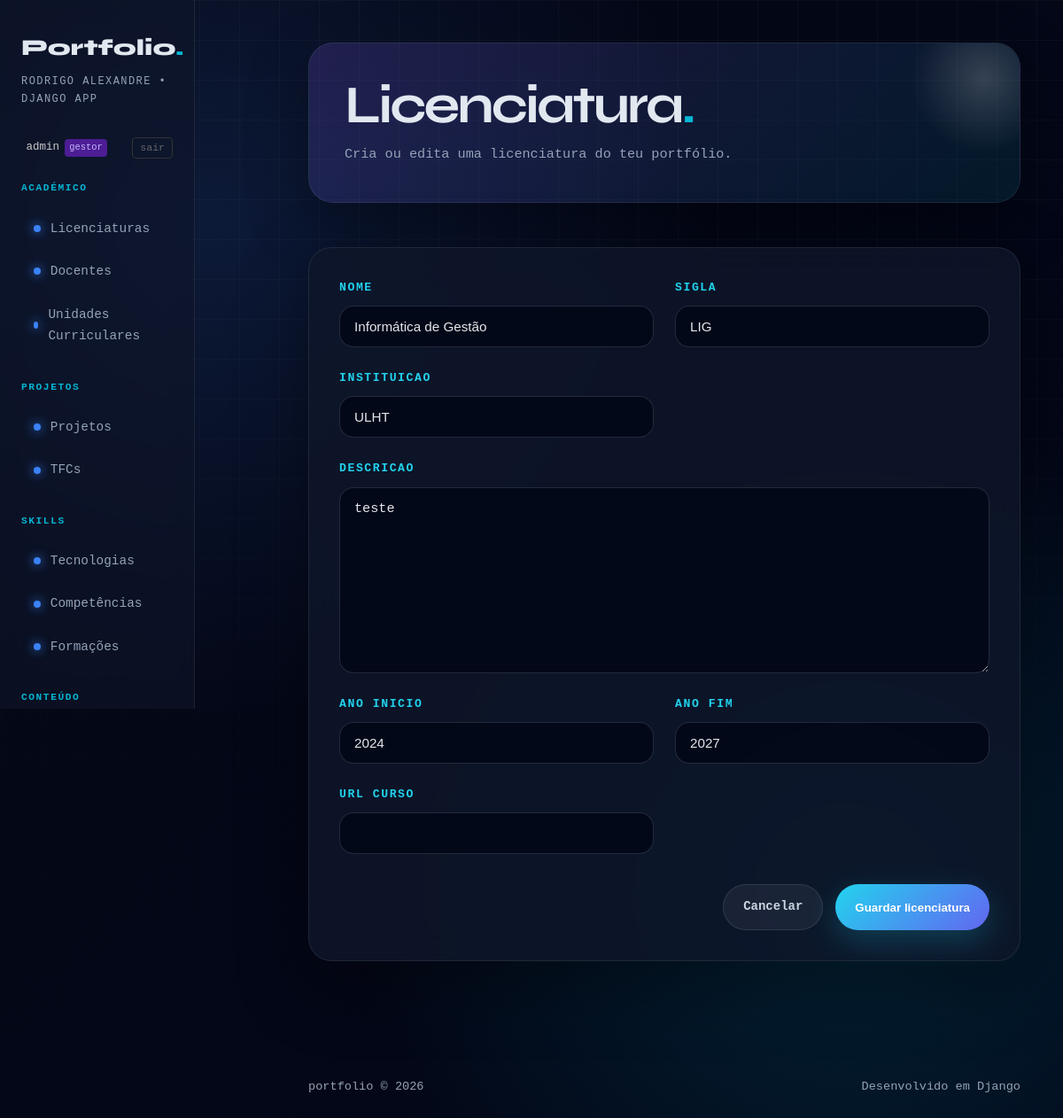
The page /portfolio/licenciaturas/3/edit/ (signed in) on the database its author committed.
### portfolio/models.py (models this page shows, shortened)
class Licenciatura(models.Model):
    nome = models.CharField(max_length=200)
    sigla = models.CharField(max_length=20)
    instituicao = models.CharField(max_length=200)
    descricao = models.TextField(blank=True)
    ano_inicio = models.IntegerField()
    ano_fim = models.IntegerField(null=True, blank=True)
    url_curso = models.URLField(blank=True)
    class Meta:
        verbose_name_plural = "Licenciaturas"

### portfolio/views.py (the view)
# urls.py: path('licenciaturas/<int:pk>/edit/', views.licenciatura_update, name='licenciatura_update'),
@login_required
def licenciatura_update(request, pk):
    lic = get_object_or_404(Licenciatura, pk=pk)
    if request.method == 'POST':
        form = LicenciaturaForm(request.POST, request.FILES, instance=lic)
        if form.is_valid():
            form.save()
            return redirect('licenciaturas')
    else:
        form = LicenciaturaForm(instance=lic)
    return render(request, 'portfolio/licenciatura_form.html', {'form': form})

### portfolio/forms.py
class LicenciaturaForm(forms.ModelForm):
    class Meta:
        model = Licenciatura
        fields = '__all__'

### accounts/templatetags/auth_extras.py (called while the page is built)
@register.filter
def in_group(user, group_name):
    if not user.is_authenticated:
        return False
    return user.groups.filter(name=group_name).exists()

### portfolio/templates/portfolio/licenciatura_form.html (shortened to what this page needs)
{% extends "portfolio/base.html" %}
{% block content %}
<div class="page-header">
    <div>
        <h2>Licenciatura<span>.</span></h2>
        <p>Cria ou edita uma licenciatura do teu portfólio.</p>
    </div>
</div>
<section class="form-wrapper">
    <form method="POST" enctype="multipart/form-data" class="project-form">
        <div class="form-grid">
            {% for field in form %}
                <div class="form-group {% if field.field.widget.input_type == 'textarea' %}full{% endif %} {% if field.name == 'descricao' %}full{% endif %}">
                    <label for="{{ field.id_for_label }}">
                        {{ field.label }}
                    </label>
                    {{ field }}
                </div>
            {% endfor %}
        </div>
        <div class="form-actions">
            <a href="{% url 'licenciaturas' %}" class="btn-secondary">Cancelar</a>
            <button type="submit" class="btn-primary">Guardar licenciatura</button>
        </div>
    </form>
</section>
{% endblock %}

### portfolio/templates/portfolio/base.html (shortened to what this page needs)
{% load static %}
{% load auth_extras %}
<!DOCTYPE html>
<html lang="pt">
<head>
    <link rel="stylesheet" href="{% static 'portfolio/styles.css' %}">
</head>
<body>
<aside class="sidebar">
    <a href="{% url 'licenciaturas' %}" class="sidebar-logo">
        Portfolio<span>.</span>
    </a>
    <p class="sidebar-sub">Rodrigo Alexandre • Django App</p>
    {% if user.is_authenticated %}
    <div class="sidebar-user-inline">
        <span class="sidebar-username">{{ user.username }}</span>
        {% if user|in_group:"gestor-portfolio" %}<span class="auth-badge">gestor</span>{% endif %}
        <a href="{% url 'logout' %}" class="sidebar-logout">sair</a>
    </div>
    {% else %}
    <a href="{% url 'login' %}" class="sidebar-login-btn">Entrar</a>
    {% endif %}
    <p class="nav-section">Académico</p>
    <nav>
        <a href="{% url 'licenciaturas' %}"><span class="dot"></span>Licenciaturas</a>
        <a href="{% url 'docentes' %}"><span class="dot"></span>Docentes</a>
        <a href="{% url 'ucs' %}"><span class="dot"></span>Unidades Curriculares</a>
    </nav>
    <p class="nav-section">Projetos</p>
    <nav>
        <a href="{% url 'projetos' %}"><span class="dot"></span>Projetos</a>
        <a href="{% url 'tfcs' %}"><span class="dot"></span>TFCs</a>
    </nav>
    <p class="nav-section">Skills</p>
    <nav>
        <a href="{% url 'tecnologias' %}"><span class="dot"></span>Tecnologias</a>
        <a href="{% url 'competencias' %}"><span class="dot"></span>Competências</a>
        <a href="{% url 'formacoes' %}"><span class="dot"></span>Formações</a>
    </nav>
    <p class="nav-section">Conteúdo</p>
</aside>
<main class="main">
    {% block content %}
    {% endblock %}
</main>
<footer>
    <span>portfolio &copy; 2026</span>
    <span>Desenvolvido em Django</span>
</footer>
</body>
</html>

### portfolio/static/portfolio/styles.css (style rules this page uses)
* { margin: 0; padding: 0; box-sizing: border-box; }
:root { --bg: #050816; --surface: rgba(15, 23, 42, 0.7); --border: rgba(255, 255, 255, 0.08); --accent: #3b82f6; --accent2: #06b6d4; --text: #e2e8f0; --muted: #94a3b8; --card: rgba(255, 255, 255, 0.05); }
html { scroll-behavior: smooth; }
body { background: radial-gradient(circle at 20% 20%, rgba(59,130,246,0.15), transparent 40%), radial-gradient(circle at 80% 80%, rgba(6,182,212,0.15), transparent 40%), linear-gradient(135deg, #050816, #020617); color: var(--text); font-family: 'DM Mono', monospace; font-size: 14px; line-height: 1.7; min-height: 100vh; }
body::before { content: ""; position: fixed; inset: 0; background-image: linear-gradient(rgba(255,255,255,0.03) 1px, transparent 1px), linear-gradient(90deg, rgba(255,255,255,0.03) 1px, transparent 1px); background-size: 45px 45px; pointer-events: none; mask-image: linear-gradient(to bottom, black, transparent); }
.sidebar { position: fixed; left: 0; top: 0; width: 220px; height: 100vh; overflow-y: scroll; background: rgba(15, 23, 42, 0.6); backdrop-filter: blur(12px); border-right: 1px solid var(--border); padding: 2rem 1.5rem; }
.sidebar-logo { display: inline-block; font-family: 'Syne', sans-serif; font-weight: 800; font-size: 1.6rem; color: var(--text); text-decoration: none; margin-bottom: 0.4rem; }
.sidebar-logo span { color: var(--accent2); }
.sidebar-sub { color: var(--muted); font-size: 0.75rem; margin-bottom: 2rem; letter-spacing: 0.12em; text-transform: uppercase; }
.nav-section { color: var(--accent2); font-size: 0.7rem; font-weight: 700; text-transform: uppercase; letter-spacing: 0.14em; margin: 1.5rem 0 0.7rem; }
nav a { display: flex; align-items: center; gap: 0.7rem; padding: 0.75rem 0.85rem; border-radius: 14px; color: var(--muted); text-decoration: none; font-size: 0.9rem; transition: 0.25s ease; }
nav a .dot { width: 8px; height: 8px; border-radius: 50%; background: var(--accent); box-shadow: 0 0 12px var(--accent); }
.main { margin-left: 300px; padding: 3rem; max-width: 1200px; }
.page-header { position: relative; margin-bottom: 3rem; padding: 2.5rem; border-radius: 28px; background: linear-gradient(135deg, rgba(139,92,246,0.18), rgba(6,182,212,0.10)); border: 1px solid var(--border); box-shadow: 0 25px 70px rgba(0,0,0,0.30); overflow: hidden; }
.page-header::after { content: ""; position: absolute; width: 180px; height: 180px; right: -50px; top: -50px; background: radial-gradient(circle, rgba(255,255,255,0.18), transparent 65%); border-radius: 50%; }
.page-header h2 { font-family: 'Syne', sans-serif; font-size: clamp(2rem, 5vw, 4rem); line-height: 1; letter-spacing: -0.05em; margin-bottom: 0.8rem; }
.page-header h2 span { color: var(--accent2); }
.page-header p, .page-count { color: var(--muted); font-size: 0.95rem; }
footer { margin-left: 300px; padding: 2rem 3rem; color: var(--muted); font-size: 0.85rem; display: flex; justify-content: space-between; }

### portfolio/templates/portfolio/base.html (style rules this page uses)
.sidebar { overflow-y: scroll !important; }
.auth-badge { font-size: 0.65rem; background: #4c1d95; color: #c4b5fd; padding: 0.1rem 0.35rem; border-radius: 4px; }
.sidebar-user-inline { display: flex; align-items: center; gap: 0.35rem; flex-wrap: wrap; margin-bottom: 1.2rem; font-size: 0.78rem; }
.sidebar-username { color: #ccc; font-weight: 500; }
.sidebar-logout { margin-left: auto; font-size: 0.72rem; color: #666; text-decoration: none; border: 1px solid #333; border-radius: 4px; padding: 0.1rem 0.5rem; transition: color 0.2s, border-color 0.2s; }

### rows shown on the page
Licenciatura: form "Informática de Gestão" "LIG" "ULHT" "teste" "2024" "2027"

### other values the page prints
{{ user.username }} "admin"
{{ field.label }} "NOME" "SIGLA" "INSTITUICAO" "DESCRICAO" "ANO INICIO" "ANO FIM" "URL CURSO"
